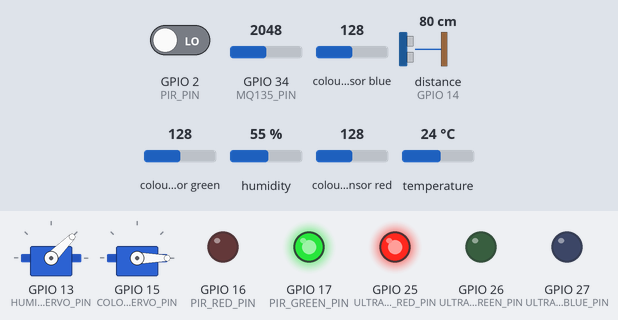
This sketch was run on a simulated ESP32. Shown: 2 × servo, output pins drawn as LEDs (lit = HIGH). Wiring (inferred from the names in the program): ultrasonic range finder: trigger GPIO 12; echo GPIO 14; TCS3200 colour sensor: output GPIO 22; S2 GPIO 19; S3 GPIO 21; S0 GPIO 5; S1 GPIO 18. The inputs (shaded band) are chosen by the test bench; at power-on: distance to the obstacle (sensor on GPIO 14) 80 cm, GPIO 2 (PIR_PIN) LOW, GPIO 34 (MQ135_PIN) = 2048, colour sensor blue 128, colour sensor green 128, humidity 55 %, colour sensor red 128, temperature 24 °C. The echo pulse lasts 58.3 µs per cm; WiFi joins after 1.5 s; servers stay silent unless stated; pins used as bus, display or sensor lines are not drawn; what the sketch prints to the serial monitor is not drawn.

Above: at 2.7 s.
2.8 s: distance to the obstacle (sensor on GPIO 14) set to 9 cm
5.1 s: distance to the obstacle (sensor on GPIO 14) set to 6 cm
At 6.0 s:
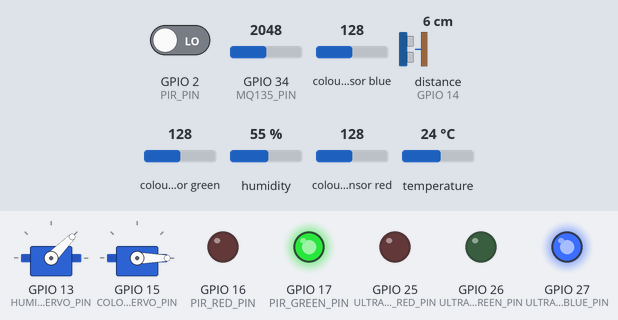
6.6 s: distance to the obstacle (sensor on GPIO 14) set to 3 cm
At 8.2 s:
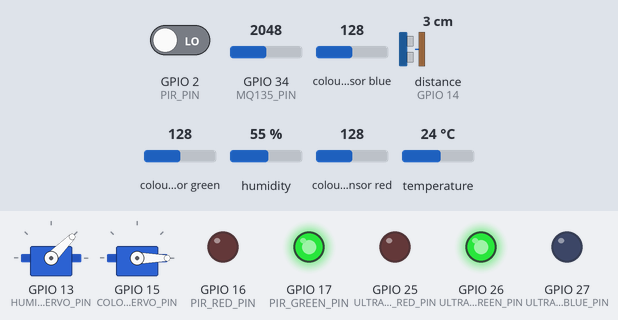
9.0 s: GPIO 2 (PIR_PIN) driven HIGH
11.4 s: GPIO 2 (PIR_PIN) driven LOW
At 17.0 s:
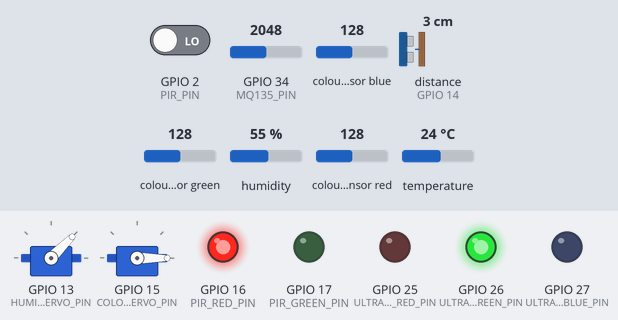
17.4 s: distance to the obstacle (sensor on GPIO 14) set to 18 cm
At 19.3 s:
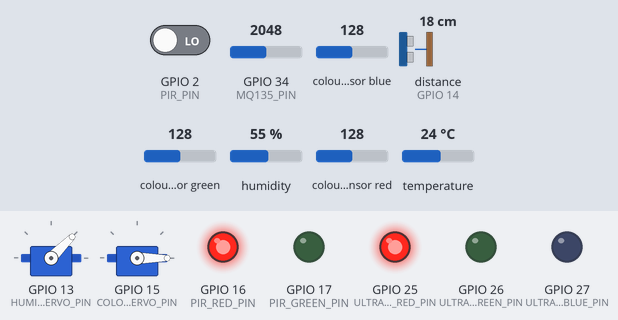
Timing chart, 0 to 20.8 s (numbered marks = the images above; inputs shaded):
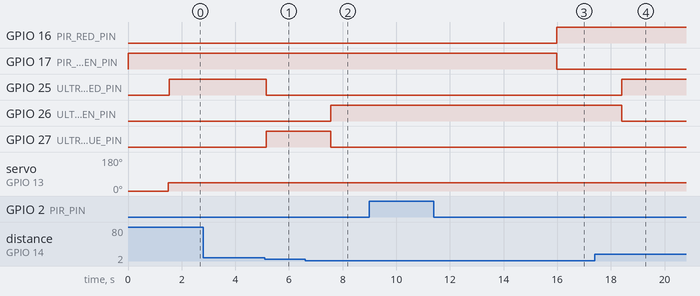

Measured:
- the behaviour switches between 8 and 7 cm on distance to the obstacle (sensor on GPIO 14) (found by bisection; images 0 and 1)
- the behaviour switches between 5 and 4 cm on distance to the obstacle (sensor on GPIO 14) (found by bisection; images 1 and 2)
- after the input at 2.8 s, every drawn part: stays the same
- after the input at 5.1 s, GPIO 25 (ULTRASONIC_RED_PIN): HIGH → LOW after 0.05 s; GPIO 27 (ULTRASONIC_BLUE_PIN): LOW → HIGH after 0.05 s
- after the input at 6.6 s, GPIO 26 (ULTRASONIC_GREEN_PIN): LOW → HIGH after 0.96 s; GPIO 27 (ULTRASONIC_BLUE_PIN): HIGH → LOW after 0.96 s
- after the input at 9.0 s, every drawn part: stays the same
- after the input at 11.4 s, GPIO 16 (PIR_RED_PIN): LOW → HIGH after 4.6 s; GPIO 17 (PIR_GREEN_PIN): HIGH → LOW after 4.6 s
- after the input at 17.4 s, GPIO 25 (ULTRASONIC_RED_PIN): LOW → HIGH after 1.0 s; GPIO 26 (ULTRASONIC_GREEN_PIN): HIGH → LOW after 1.0 s

The sketch:

embed_lab_arduino_code.ino
```cpp
#include <Arduino.h>
#include <WiFi.h>
#include <Firebase_ESP_Client.h>
#include <ESP32Servo.h>
#include "DHT.h"
#include "addons/TokenHelper.h"

// WiFi and Firebase Configuration
#define WIFI_SSID "--TO BE CHANGED--"
#define WIFI_PASSWORD "--TO BE CHANGED--"
#define API_KEY "--TO BE CHANGED--"
#define USER_EMAIL "--TO BE CHANGED--"
#define USER_PASSWORD "--TO BE CHANGED--"
#define DATABASE_URL "--TO BE CHANGED--"

// Pin Definitions
#define DHT_PIN 4
#define HUMIDITY_SERVO_PIN 13
#define PIR_PIN 2
#define PIR_RED_PIN 16
#define PIR_GREEN_PIN 17
#define ULTRASONIC_RED_PIN 25
#define ULTRASONIC_GREEN_PIN 26
#define ULTRASONIC_BLUE_PIN 27
#define TCS_S0_PIN 5
#define TCS_S1_PIN 18
#define TCS_S2_PIN 19
#define TCS_S3_PIN 21
#define TCS_OUT_PIN 22
#define COLOR_SERVO_PIN 15
#define TRIG_PIN 12
#define ECHO_PIN 14
#define MQ135_PIN 34

// Sensor Configuration
#define DHTTYPE DHT22
#define HUMIDITY_THRESHOLD_LOW 100.0
#define COLOR_THRESHOLD 100
#define MOTION_COOLDOWN 5000
#define PIR_DETECTION_THRESHOLD 5

// Global Objects
FirebaseData fbdo;
FirebaseAuth auth;
FirebaseConfig config;
Servo humidityServo;
Servo colorServo;
DHT dht(DHT_PIN, DHTTYPE);

// Timing Variables
unsigned long currentMillis;
unsigned long previousFirebaseUpdate = 0;
const unsigned long FIREBASE_UPDATE_INTERVAL = 50;
unsigned long lastPirDetectionTime = 0;
const unsigned long PIR_COOLDOWN = 5000;

// State Variables
bool humidityServoActive = false;
bool colorServoActive = false;
bool motionDetected = false;
int pirCounter = 0;

// Color sensor readings
int redFrequency = 0;
int greenFrequency = 0;
int blueFrequency = 0;

void initWiFi() {
    WiFi.begin(WIFI_SSID, WIFI_PASSWORD);
    while (WiFi.status() != WL_CONNECTED) {
        delay(500);
        Serial.print(".");
    }
    Serial.println("\nWiFi Connected");
}

int readColorFrequency(bool s2State, bool s3State) {
    digitalWrite(TCS_S2_PIN, s2State);
    digitalWrite(TCS_S3_PIN, s3State);
    delayMicroseconds(20);
    return pulseIn(TCS_OUT_PIN, LOW);
}

float getDistance() {
    digitalWrite(TRIG_PIN, LOW);
    delayMicroseconds(2);
    digitalWrite(TRIG_PIN, HIGH);
    delayMicroseconds(10);
    digitalWrite(TRIG_PIN, LOW);
    return pulseIn(ECHO_PIN, HIGH) * 0.034 / 2;
}

void handleHumidity() {
    float humidity = dht.readHumidity();

    if (!isnan(humidity)) {
        if (humidity < HUMIDITY_THRESHOLD_LOW) {
            // If humidity is low and servo isn't already at 45 degrees
            if (!humidityServoActive) {
                humidityServo.write(45);  // Rotate to 45 degrees
                humidityServoActive = true;
                delay(15);  // Small delay to let servo stabilize
                Serial.println("Humidity low - rotating servo to 45");
            }
        } else {
            // If humidity is above threshold and servo is at 45 degrees
            if (humidityServoActive) {
                humidityServo.write(0);  // Return to 0 degrees
                humidityServoActive = false;
                delay(15);  // Small delay to let servo stabilize
                Serial.println("Humidity normal - returning servo to 0");
            }
        }
    }
}

void setup() {
    Serial.begin(921600);

    // Initialize sensors and pins
    dht.begin();
    humidityServo.attach(HUMIDITY_SERVO_PIN);
    colorServo.attach(COLOR_SERVO_PIN);

    pinMode(PIR_PIN, INPUT);
    pinMode(PIR_RED_PIN, OUTPUT);
    pinMode(PIR_GREEN_PIN, OUTPUT);
    pinMode(ULTRASONIC_RED_PIN, OUTPUT);
    pinMode(ULTRASONIC_GREEN_PIN, OUTPUT);
    pinMode(ULTRASONIC_BLUE_PIN, OUTPUT);
    pinMode(TCS_S0_PIN, OUTPUT);
    pinMode(TCS_S1_PIN, OUTPUT);
    pinMode(TCS_S2_PIN, OUTPUT);
    pinMode(TCS_S3_PIN, OUTPUT);
    pinMode(TCS_OUT_PIN, INPUT);
    pinMode(TRIG_PIN, OUTPUT);
    pinMode(ECHO_PIN, INPUT);
    pinMode(MQ135_PIN, INPUT);

    // Initialize servos to 0 position
    humidityServo.write(0);
    colorServo.write(0);

    // Set frequency scaling to 20%
    digitalWrite(TCS_S0_PIN, HIGH);
    digitalWrite(TCS_S1_PIN, LOW);

    digitalWrite(PIR_RED_PIN, LOW);
    digitalWrite(PIR_GREEN_PIN, HIGH);

    initWiFi();
    config.api_key = API_KEY;
    auth.user.email = USER_EMAIL;
    auth.user.password = USER_PASSWORD;
    config.database_url = DATABASE_URL;

    Firebase.reconnectWiFi(true);
    Firebase.begin(&config, &auth);
}

void updateFirebase() {
    if (currentMillis - previousFirebaseUpdate >= FIREBASE_UPDATE_INTERVAL) {
        float humidity = dht.readHumidity();
        float temperature = dht.readTemperature();
        float distance = getDistance();
        float airQuality = analogRead(MQ135_PIN);

        if (!isnan(humidity) && !isnan(temperature)) {
            Firebase.RTDB.setFloat(&fbdo, "Sensors/humidity", humidity);
            Firebase.RTDB.setFloat(&fbdo, "Sensors/temperature", temperature);
            Firebase.RTDB.setFloat(&fbdo, "Sensors/paperLevel", distance);
            Firebase.RTDB.setFloat(&fbdo, "Sensors/airQuality", airQuality);
            Firebase.RTDB.setBool(&fbdo, "Sensors/occupancy", motionDetected);
            Firebase.RTDB.setInt(&fbdo, "Sensors/color/red", redFrequency);
            Firebase.RTDB.setInt(&fbdo, "Sensors/color/green", greenFrequency);
            Firebase.RTDB.setInt(&fbdo, "Sensors/color/blue", blueFrequency);
        }
        previousFirebaseUpdate = currentMillis;
    }
}

void handlePIR() {
    int pirValue = digitalRead(PIR_PIN);
    unsigned long currentTime = millis();

    if (pirValue == HIGH) {
        if (!motionDetected) {
            Serial.println("Motion detected!");
            motionDetected = true;
            lastPirDetectionTime = currentTime;
            digitalWrite(PIR_RED_PIN, LOW);
            digitalWrite(PIR_GREEN_PIN, HIGH);
        }
    } else {
        if (motionDetected && (currentTime - lastPirDetectionTime >= PIR_COOLDOWN)) {
            Serial.println("No motion - area vacant");
            motionDetected = false;

            digitalWrite(PIR_RED_PIN, HIGH);
            digitalWrite(PIR_GREEN_PIN, LOW);
        }
    }
}

void loop() {
    currentMillis = millis();

    // Handle Motion Detection
    handlePIR();

    // Handle Humidity Control
    handleHumidity();

    // Color Detection
    redFrequency = readColorFrequency(LOW, LOW);
    greenFrequency = readColorFrequency(HIGH, HIGH);
    blueFrequency = readColorFrequency(LOW, HIGH);

    if (redFrequency > COLOR_THRESHOLD && greenFrequency > COLOR_THRESHOLD &&
        blueFrequency > COLOR_THRESHOLD && !colorServoActive) {
        colorServo.write(90);
        colorServoActive = true;
    }

    // Handle color servo reset after 3 seconds
    if (colorServoActive && (currentMillis - previousFirebaseUpdate >= 3000)) {
        colorServo.write(0);
        colorServoActive = false;
    }

    // Distance Monitoring
    float distance = getDistance();
    if (distance <= 4) {
        digitalWrite(ULTRASONIC_RED_PIN, LOW);
        digitalWrite(ULTRASONIC_GREEN_PIN, HIGH);
        digitalWrite(ULTRASONIC_BLUE_PIN, LOW);
    } else if (distance <=7) {
        digitalWrite(ULTRASONIC_RED_PIN, LOW);
        digitalWrite(ULTRASONIC_GREEN_PIN, LOW);
        digitalWrite(ULTRASONIC_BLUE_PIN, HIGH);
    } else if (distance > 1000) {
        digitalWrite(ULTRASONIC_RED_PIN, LOW);
        digitalWrite(ULTRASONIC_GREEN_PIN, HIGH);
        digitalWrite(ULTRASONIC_BLUE_PIN, LOW);
    } else {
        digitalWrite(ULTRASONIC_RED_PIN, HIGH);
        digitalWrite(ULTRASONIC_GREEN_PIN, LOW);
        digitalWrite(ULTRASONIC_BLUE_PIN, LOW);
    }

    // Firebase updates
    updateFirebase();
}
```
